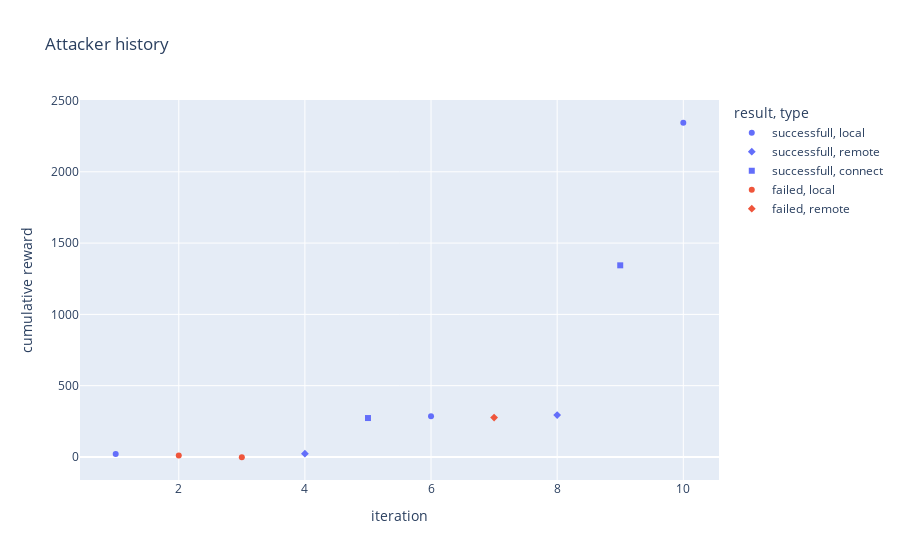

Notebook code for this chart:
### Code cell
attacker.display_history(x='iteration')

### Figure 1 — Plotly figure (JSON) as saved in the notebook; plotly's stock layout.template omitted (floating-point values rounded to 4 significant figures)
{"data": [{"customdata": [[0.1162, 20, "Query Registry", "PC_1", "local", false], [0.8692, 13, "Network Service Scanning", "MailServer", "local", false], [1.413, 1000, "Browser Session Hijacking", "DatabaseServer", "local", true]], "hovertemplate": "result=successfull<br>type=%{customdata[4]}<br>iteration=%{x}<br>cumulative reward=%{y}<br>time=%{customdata[0]}<br>reward=%{customdata[1]}<br>attack name=%{customdata[2]}<br>machine instance name=%{customdata[3]}<br>flag=%{customdata[5]}<extra></extra>", "legendgroup": "successfull, local", "marker": {"color": "#636efa", "symbol": "circle"}, "mode": "markers", "name": "successfull, local", "orientation": "v", "showlegend": true, "type": "scatter", "x": [1, 6, 10], "xaxis": "x", "y": [20, 286, 2344], "yaxis": "y"}, {"customdata": [[0.4989, 25, "Password Managers", "PC_5", "remote", false], [1.14, 18, "Steal Application Access Token", "GoogleDrive", "remote", false]], "hovertemplate": "result=successfull<br>type=%{customdata[4]}<br>iteration=%{x}<br>cumulative reward=%{y}<br>time=%{customdata[0]}<br>reward=%{customdata[1]}<br>attack name=%{customdata[2]}<br>machine instance name=%{customdata[3]}<br>flag=%{customdata[5]}<extra></extra>", "legendgroup": "successfull, remote", "marker": {"color": "#636efa", "symbol": "diamond"}, "mode": "markers", "name": "successfull, remote", "orientation": "v", "showlegend": true, "type": "scatter", "x": [4, 8], "xaxis": "x", "y": [23, 294], "yaxis": "y"}, {"customdata": [[0.7101, 250, "User Account Authentification", "MailServer", "connect", false], [1.251, 1050, "User Account Authentification", "DatabaseServer", "connect", false]], "hovertemplate": "result=successfull<br>type=%{customdata[4]}<br>iteration=%{x}<br>cumulative reward=%{y}<br>time=%{customdata[0]}<br>reward=%{customdata[1]}<br>attack name=%{customdata[2]}<br>machine instance name=%{customdata[3]}<br>flag=%{customdata[5]}<extra></extra>", "legendgroup": "successfull, connect", "marker": {"color": "#636efa", "symbol": "square"}, "mode": "markers", "name": "successfull, connect", "orientation": "v", "showlegend": true, "type": "scatter", "x": [5, 9], "xaxis": "x", "y": [273, 1344], "yaxis": "y"}, {"customdata": [[0.3229, -10, "Network Service Scanning", "PC_1", "local", false], [0.4152, -12, "Network Service Scanning", "PC_1", "local", false]], "hovertemplate": "result=failed<br>type=%{customdata[4]}<br>iteration=%{x}<br>cumulative reward=%{y}<br>time=%{customdata[0]}<br>reward=%{customdata[1]}<br>attack name=%{customdata[2]}<br>machine instance name=%{customdata[3]}<br>flag=%{customdata[5]}<extra></extra>", "legendgroup": "failed, local", "marker": {"color": "#EF553B", "symbol": "circle"}, "mode": "markers", "name": "failed, local", "orientation": "v", "showlegend": true, "type": "scatter", "x": [2, 3], "xaxis": "x", "y": [10, -2], "yaxis": "y"}, {"customdata": [[1.057, -10, "Steal Application Access Token", "MailServer", "remote", false]], "hovertemplate": "result=failed<br>type=%{customdata[4]}<br>iteration=%{x}<br>cumulative reward=%{y}<br>time=%{customdata[0]}<br>reward=%{customdata[1]}<br>attack name=%{customdata[2]}<br>machine instance name=%{customdata[3]}<br>flag=%{customdata[5]}<extra></extra>", "legendgroup": "failed, remote", "marker": {"color": "#EF553B", "symbol": "diamond"}, "mode": "markers", "name": "failed, remote", "orientation": "v", "showlegend": true, "type": "scatter", "x": [7], "xaxis": "x", "y": [276], "yaxis": "y"}], "layout": {"legend": {"title": {"text": "result, type"}, "tracegroupgap": 0}, "title": {"text": "Attacker history"}, "xaxis": {"anchor": "y", "domain": [0, 1], "title": {"text": "iteration"}}, "yaxis": {"anchor": "x", "domain": [0, 1], "title": {"text": "cumulative reward"}}}}
